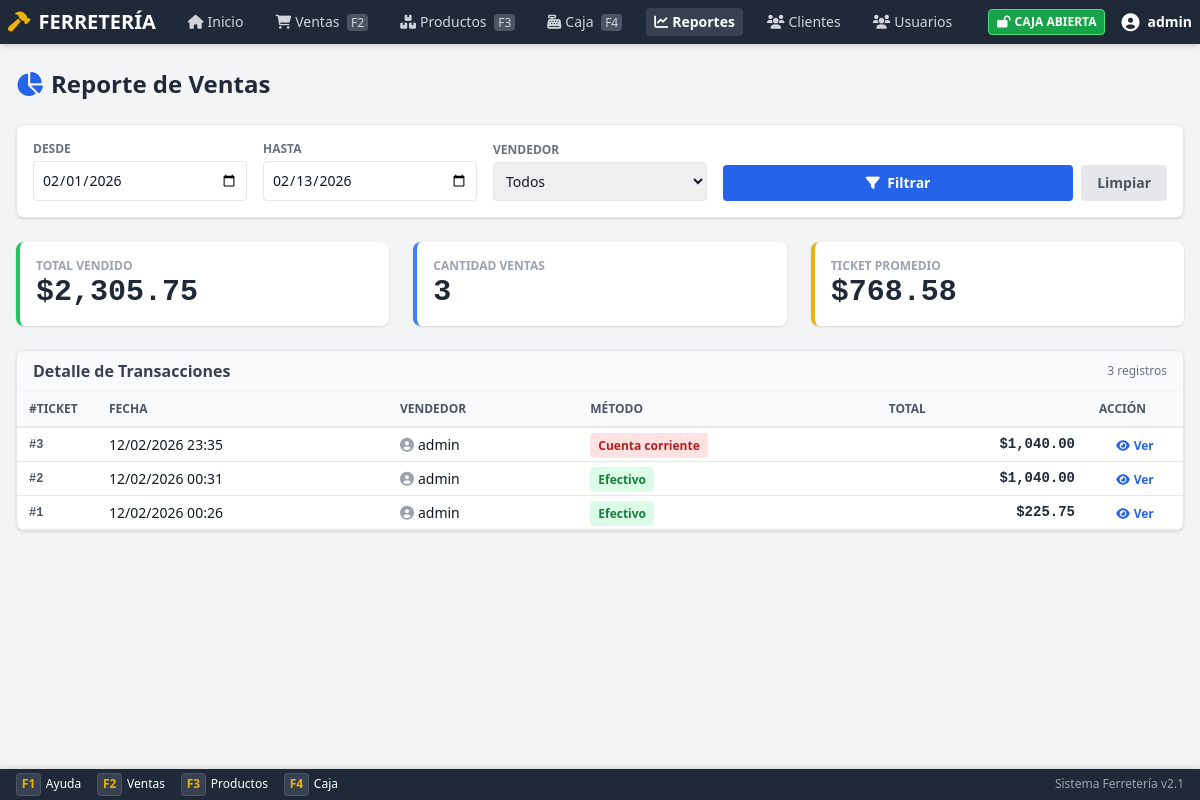
Page /public/reports.php (signed in) on the earlier database version.
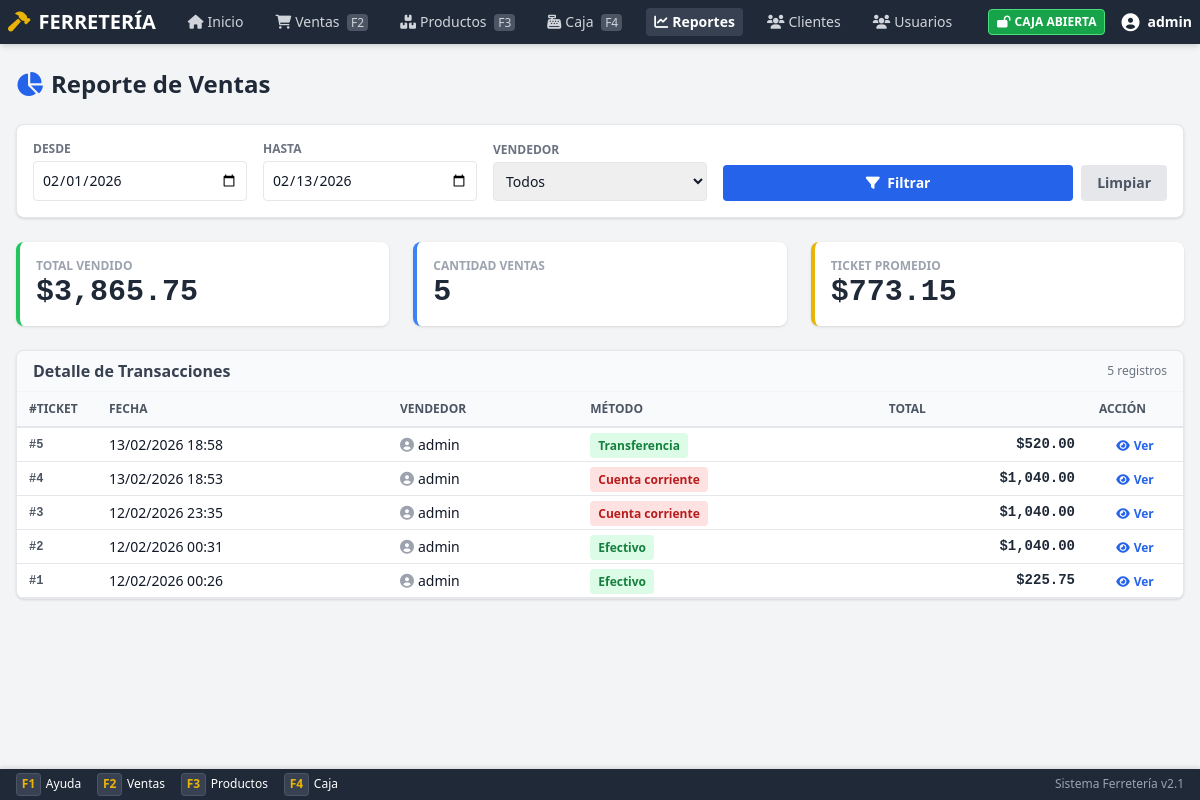
Same page on the later database version.
### tables this page shows
CREATE TABLE `ventas` (
  `id` int(11) NOT NULL,
  `usuario_id` int(11) NOT NULL,
  `cliente_id` int(11) DEFAULT NULL,
  `total` decimal(10,2) NOT NULL DEFAULT 0.00,
  `subtotal` decimal(10,2) DEFAULT 0.00,
  `descuento_porcentaje` decimal(5,2) DEFAULT 0.00,
  `descuento_monto` decimal(10,2) DEFAULT 0.00,
  `monto_pagado` decimal(10,2) DEFAULT 0.00,
  `cambio` decimal(10,2) DEFAULT 0.00,
  `metodo_pago` enum('efectivo','tarjeta_debito','tarjeta_credito','transferencia','cuenta_corriente','otro') DEFAULT 'efectivo',
  `metodo_pago_secundario` varchar(50) DEFAULT NULL,
  `monto_pago_secundario` decimal(10,2) DEFAULT 0.00,
  `estado` enum('completada','pendiente','cancelada') DEFAULT 'completada',
  `notas` text DEFAULT NULL,
  `fecha` timestamp NOT NULL DEFAULT current_timestamp(),
  `created_at` timestamp NOT NULL DEFAULT current_timestamp(),
  `updated_at` timestamp NOT NULL DEFAULT current_timestamp() ON UPDATE current_timestamp()
);

CREATE TABLE `usuarios` (
  `id` int(11) NOT NULL,
  `username` varchar(50) NOT NULL,
  `password` varchar(255) NOT NULL,
  `nombre` varchar(100) NOT NULL,
  `email` varchar(100) DEFAULT NULL,
  `rol` enum('admin','vendedor','cajero') NOT NULL DEFAULT 'vendedor',
  `role_id` int(11) DEFAULT NULL,
  `activo` tinyint(1) DEFAULT 1,
  `is_active` tinyint(1) DEFAULT 1,
  `last_login` timestamp NULL DEFAULT NULL,
  `failed_attempts` int(11) DEFAULT 0,
  `last_failed_login` timestamp NULL DEFAULT NULL,
  `created_at` timestamp NOT NULL DEFAULT current_timestamp(),
  `updated_at` timestamp NOT NULL DEFAULT current_timestamp() ON UPDATE current_timestamp()
);

### app/helpers.php (called while the page is built, shortened)
<?php
if (!function_exists('checkAdmin')) {
    function checkAdmin()
    {
        return isset($_SESSION['role']) && $_SESSION['role'] === 'admin';
    }
}
if (!function_exists('canAccess')) {
    function canAccess($section)
    {
        $role = strtolower($_SESSION['role']);
        if ($role === 'admin') {
            return true;
        }
        return false;
    }
}

### app/Core/Database.php (called while the page is built, shortened)
<?php
class Database
{
    private static $instance = null;
    private $pdo;
    private function __construct()
    {
        try {
            $dsn = sprintf(
                "mysql:host=%s;dbname=%s;charset=%s",
                DB_HOST,
                DB_NAME,
                DB_CHARSET
            );
            $options = [
                PDO::ATTR_ERRMODE => PDO::ERRMODE_EXCEPTION,
                PDO::ATTR_DEFAULT_FETCH_MODE => PDO::FETCH_ASSOC,
                PDO::ATTR_EMULATE_PREPARES => false,
                PDO::MYSQL_ATTR_INIT_COMMAND => "SET NAMES " . DB_CHARSET
            ];
            $this->pdo = new PDO($dsn, DB_USER, DB_PASS, $options);
        } catch (PDOException $e) {
            Logger::error('Database connection failed', [
                'error' => $e->getMessage()
            ]);
            die('Error de conexión a la base de datos. Por favor contacte al administrador.');
        }
    }
    public static function getInstance()
    {
        if (self::$instance === null) {
            self::$instance = new self();
        }
        return self::$instance;
    }
    public function query($sql, $params = [])
    {
        try {
            $stmt = $this->pdo->prepare($sql);
            $stmt->execute($params);
            return $stmt;
        } catch (PDOException $e) {
            Logger::error('Database query failed', [
                'sql' => $sql,
                'error' => $e->getMessage()
            ]);
            throw $e;
        }
    }
    public function fetchOne($sql, $params = [])
    {
        $stmt = $this->query($sql, $params);
        return $stmt->fetch();
    }
    public function fetchAll($sql, $params = [])
    {
        $stmt = $this->query($sql, $params);
        return $stmt->fetchAll();
    }
}

### public/reports.php (the view, shortened to what this page needs)
<?php
$db = Database::getInstance();
$fecha_inicio = $_GET['fecha_inicio'] ?? date('Y-m-01');
$fecha_fin = $_GET['fecha_fin'] ?? date('Y-m-d');
$sql = "SELECT v.*, u.username as vendedor
        FROM ventas v
        LEFT JOIN usuarios u ON v.usuario_id = u.id
        WHERE DATE(v.fecha) BETWEEN ? AND ?";
$params = [$fecha_inicio, $fecha_fin];
$sql .= " ORDER BY v.fecha DESC";
$ventas = $db->fetchAll($sql, $params);
$total_ventas = 0;
foreach ($ventas as $v) $total_ventas += $v['total'];
?>
<!DOCTYPE html>
<html lang="es">
<head>
    <script src="assets/js/tailwindcss.js"></script>
    <link href="assets/css/fontawesome.min.css" rel="stylesheet">
</head>
<body class="bg-gray-100 flex flex-col min-h-screen pb-10">
    <?php include __DIR__ . '/../includes/nav.php'; ?>
    <div class="max-w-7xl mx-auto px-4 py-6 w-full flex-1">
        <div class="flex justify-between items-center mb-6">
            <h1 class="text-2xl font-bold text-gray-800"><i class="fas fa-chart-pie mr-2 text-blue-600"></i>Reporte de Ventas</h1>
        </div>
        <div class="bg-white rounded-lg shadow p-4 mb-6 border border-gray-200">
            <form class="grid grid-cols-1 md:grid-cols-5 gap-4 items-end">
                <div>
                    <label class="block text-xs font-bold text-gray-500 uppercase mb-1">Desde</label>
                    <input type="date" name="fecha_inicio" value="<?php echo $fecha_inicio; ?>" class="w-full border p-2 rounded text-sm">
                </div>
                <div>
                    <label class="block text-xs font-bold text-gray-500 uppercase mb-1">Hasta</label>
                    <input type="date" name="fecha_fin" value="<?php echo $fecha_fin; ?>" class="w-full border p-2 rounded text-sm">
                </div>
                <div>
                    <label class="block text-xs font-bold text-gray-500 uppercase mb-1">Vendedor</label>
                    <select name="usuario_id" class="w-full border p-2 rounded text-sm">
                        <option value="">Todos</option>
                    </select>
                </div>
                <div class="md:col-span-2 flex gap-2">
                    <button type="submit" class="bg-blue-600 text-white px-4 py-2 rounded text-sm font-bold hover:bg-blue-700 w-full">
                        <i class="fas fa-filter mr-1"></i> Filtrar
                    </button>
                     <a href="reports.php" class="bg-gray-200 text-gray-600 px-4 py-2 rounded text-sm font-bold hover:bg-gray-300 text-center">
                        Limpiar
                    </a>
                </div>
            </form>
        </div>
        <div class="grid grid-cols-1 md:grid-cols-3 gap-6 mb-6">
            <div class="bg-white p-4 rounded-lg shadow border-l-4 border-green-500">
                <p class="text-xs font-bold text-gray-400 uppercase">Total Vendido</p>
                <p class="text-3xl font-bold text-gray-800 font-mono-num">$<?php echo number_format($total_ventas, 2); ?></p>
            </div>
            <div class="bg-white p-4 rounded-lg shadow border-l-4 border-blue-500">
                <p class="text-xs font-bold text-gray-400 uppercase">Cantidad Ventas</p>
                <p class="text-3xl font-bold text-gray-800 font-mono-num"><?php echo count($ventas); ?></p>
            </div>
             <div class="bg-white p-4 rounded-lg shadow border-l-4 border-yellow-500">
                <p class="text-xs font-bold text-gray-400 uppercase">Ticket Promedio</p>
                <p class="text-3xl font-bold text-gray-800 font-mono-num">
                    $<?php echo count($ventas) > 0 ? number_format($total_ventas / count($ventas), 2) : '0.00'; ?>
                </p>
            </div>
        </div>
        <div class="bg-white rounded-lg shadow border border-gray-200 overflow-hidden">
            <div class="bg-gray-50 px-4 py-2 border-b border-gray-100 flex justify-between items-center">
                <h3 class="font-bold text-gray-700">Detalle de Transacciones</h3>
                <span class="text-xs text-gray-500"><?php echo count($ventas); ?> registros</span>
            </div>
            <div class="overflow-x-auto">
                <table class="dense-table">
                    <thead>
                        <tr>
                            <th class="w-20">#Ticket</th>
                            <th>Fecha</th>
                            <th>Vendedor</th>
                            <th>Método</th>
                            <th class="text-right">Total</th>
                            <th class="text-center w-24">Acción</th>
                        </tr>
                    </thead>
                    <tbody>
                        <?php foreach ($ventas as $v): ?>
                            <tr class="hover:bg-gray-50 transition">
                                <td class="font-mono-num text-xs font-bold text-gray-600">#<?php echo $v['id']; ?></td>
                                <td class="text-sm"><?php echo date('d/m/Y H:i', strtotime($v['fecha'])); ?></td>
                                <td class="text-sm"><i class="fas fa-user-circle mr-1 text-gray-400"></i><?php echo htmlspecialchars($v['vendedor']); ?></td>
                                <td class="text-sm">
                                    <span class="px-2 py-1 rounded text-xs font-bold <?php echo $v['metodo_pago'] == 'cuenta_corriente' ? 'bg-red-100 text-red-700' : 'bg-green-100 text-green-700'; ?>">
                                        <?php echo ucfirst(str_replace('_', ' ', $v['metodo_pago'])); ?>
                                    </span>
                                </td>
                                <td class="text-right font-mono-num font-bold text-gray-800">$<?php echo number_format($v['total'], 2); ?></td>
                                <td class="text-center">
                                    <button onclick="viewTicket(<?php echo $v['id']; ?>)" class="text-blue-600 hover:text-blue-800 text-xs font-bold">
                                        <i class="fas fa-eye mr-1"></i>Ver
                                    </button>
                                </td>
                            </tr>
                        <?php endforeach; ?>
                    </tbody>
                </table>
            </div>
        </div>
    </div>
</body>
</html>

### includes/nav.php (shortened to what this page needs)
<?php
$current_page = basename($_SERVER['PHP_SELF']);
$turnoAbiertoNav = false;
if (isset($_SESSION['user_id'])) {
    $dbNav = Database::getInstance();
    $turnoAbiertoNav = $dbNav->fetchOne("SELECT id FROM turnos_caja WHERE user_id = ? AND estado = 'abierto'", [$_SESSION['user_id']]);
}
?>
<link href="assets/css/styles.css" rel="stylesheet">
<nav class="bg-gray-800 text-white p-2 flex justify-between items-center shadow-md sticky top-0 z-40">
    <div class="flex items-center gap-6">
        <a href="dashboard.php" class="text-xl font-bold flex items-center hover:text-yellow-400 transition">
            <i class="fas fa-hammer text-yellow-500 mr-2"></i>
            FERRETERÍA
        </a>
        <div class="hidden md:flex space-x-4 text-sm">
            <a href="dashboard.php"
                class="<?php echo $current_page == 'dashboard.php' ? 'text-white font-bold bg-gray-700 rounded px-2 py-1' : 'text-gray-300 hover:text-white px-2 py-1'; ?>">
                <i class="fas fa-home mr-1"></i>Inicio
            </a>
            <?php if (canAccess('sales')): ?>
                <a href="sales.php"
                    class="<?php echo $current_page == 'sales.php' ? 'text-white font-bold bg-gray-700 rounded px-2 py-1' : 'text-gray-300 hover:text-white px-2 py-1'; ?>">
                    <i class="fas fa-shopping-cart mr-1"></i>Ventas <span
                        class="text-xs bg-gray-600 px-1 rounded ml-1">F2</span>
                </a>
            <?php endif; ?>
            <?php if (canAccess('products')): ?>
                <a href="products.php"
                    class="<?php echo $current_page == 'products.php' ? 'text-white font-bold bg-gray-700 rounded px-2 py-1' : 'text-gray-300 hover:text-white px-2 py-1'; ?>">
                    <i class="fas fa-boxes mr-1"></i>Productos <span class="text-xs bg-gray-600 px-1 rounded ml-1">F3</span>
                </a>
            <?php endif; ?>
            <?php if (canAccess('cash')): ?>
                <a href="cash.php"
                    class="<?php echo $current_page == 'cash.php' ? 'text-white font-bold bg-gray-700 rounded px-2 py-1' : 'text-gray-300 hover:text-white px-2 py-1'; ?>">
                    <i class="fas fa-cash-register mr-1"></i>Caja <span
                        class="text-xs bg-gray-600 px-1 rounded ml-1">F4</span>
                </a>
            <?php endif; ?>
            <?php if (canAccess('reports')): ?>
                <a href="reports.php"
                    class="<?php echo $current_page == 'reports.php' ? 'text-white font-bold bg-gray-700 rounded px-2 py-1' : 'text-gray-300 hover:text-white px-2 py-1'; ?>">
                    <i class="fas fa-chart-line mr-1"></i>Reportes
                </a>
            <?php endif; ?>
            <?php if (canAccess('sales')):  ?>
                <a href="clients.php"
                    class="<?php echo $current_page == 'clients.php' ? 'text-white font-bold bg-gray-700 rounded px-2 py-1' : 'text-gray-300 hover:text-white px-2 py-1'; ?>">
                    <i class="fas fa-users mr-1"></i>Clientes
                </a>
            <?php endif; ?>
            <?php if (checkAdmin()): ?>
                <a href="users.php"
                    class="<?php echo $current_page == 'users.php' ? 'text-white font-bold bg-gray-700 rounded px-2 py-1' : 'text-gray-300 hover:text-white px-2 py-1'; ?>">
                    <i class="fas fa-users mr-1"></i>Usuarios
                </a>
            <?php endif; ?>
        </div>
    </div>
    <div class="flex items-center gap-4 text-sm">
        <?php if ($turnoAbiertoNav): ?>
            <span class="bg-green-600 px-2 py-1 rounded text-xs font-bold border border-green-400">
                <i class="fas fa-lock-open mr-1"></i>CAJA ABIERTA
            </span>
        <?php else: ?>
            <span class="bg-red-600 px-2 py-1 rounded text-xs font-bold border border-red-400 animate-pulse">
                <i class="fas fa-lock mr-1"></i>CAJA CERRADA
            </span>
        <?php endif; ?>
        <div class="relative group">
            <button class="flex items-center hover:text-yellow-400 focus:outline-none">
                <i class="fas fa-user-circle text-lg mr-2"></i>
                <span class="font-semibold"><?php echo $_SESSION['username'] ?? 'Usuario'; ?></span>
            </button>
        </div>
    </div>
</nav>
<div class="shortcuts-footer">
    <div class="flex">
        <div class="shortcut-item"><span class="key">F1</span> Ayuda</div>
        <div class="shortcut-item"><span class="key">F2</span> Ventas</div>
        <div class="shortcut-item"><span class="key">F3</span> Productos</div>
        <div class="shortcut-item"><span class="key">F4</span> Caja</div>
    </div>
    <div class="text-gray-400 text-xs text-right">
        Sistema Ferretería v2.1
    </div>
</div>

### public/assets/css/styles.css (style rules this page uses)
:root { --primary-color: #4f46e5; --secondary-color: #1f2937; --accent-color: #eab308; --bg-color: #f3f4f6; --text-color: #111827; }
body { background-color: var(--bg-color); color: var(--text-color); font-family: ui-sans-serif, system-ui, -apple-system, BlinkMacSystemFont, "Segoe UI", Roboto, "Helvetica Neue", Arial, sans-serif; }
.dense-table { width: 100%; border-collapse: collapse; font-size: 0.875rem; }
.dense-table th { background-color: #f9fafb; color: #4b5563; font-weight: 600; text-transform: uppercase; font-size: 0.75rem; padding: 0.5rem 0.75rem; border-bottom: 2px solid #e5e7eb; text-align: left; }
.dense-table td { padding: 0.375rem 0.75rem; border-bottom: 1px solid #e5e7eb; white-space: nowrap; }
.font-mono-num { font-family: ui-monospace, SFMono-Regular, Menlo, Monaco, Consolas, "Liberation Mono", "Courier New", monospace; font-variant-numeric: tabular-nums; }
.shortcuts-footer { position: fixed; bottom: 0; left: 0; right: 0; background-color: #1f2937; color: white; padding: 0.25rem 1rem; font-size: 0.75rem; display: flex; justify-content: space-between; align-items: center; z-index: 50; box-shadow: 0 -2px 4px rgba(0, 0, 0, 0.1); }
.shortcut-item { margin-right: 1rem; display: flex; align-items: center; }
.shortcut-item span.key { background-color: #374151; border: 1px solid #4b5563; padding: 0.1rem 0.3rem; border-radius: 0.2rem; margin-right: 0.3rem; font-weight: bold; color: #eab308; }

Differences in the rows shown:
added ventas: id "5", fecha "13/02/2026 18:58", usuario.username "admin", metodo_pago "Transferencia", total "520.00"
added ventas: id "4", fecha "13/02/2026 18:53", usuario.username "admin", metodo_pago "Cuenta corriente", total "1,040.00"
Other differences:
$total_ventas: "2,305.75" → "3,865.75"
count($ventas): "3" → "5"
$total_ventas / count($ventas): "768.58" → "773.15"
